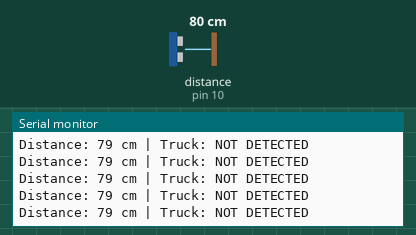
The sketch below on a simulated Arduino Uno, built with avr-gcc and run on an emulated ATmega328P. Parts: the last lines printed to the serial monitor. Wiring (inferred from the names in the program): ultrasonic range finder: trigger pin 9; echo pin 10. The test bench sets the inputs (shaded band); at power-on: distance to the obstacle (sensor on pin 10) 80 cm. The echo pulse lasts 58.3 µs per cm.

Above: at 9.2 s.
9.3 s: distance to the obstacle (sensor on pin 10) set to 9 cm
At 9.48 s:
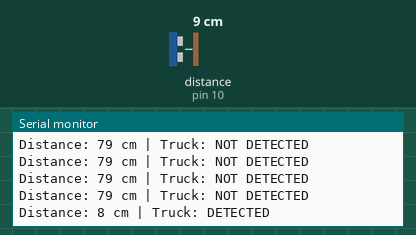
10.8 s: distance to the obstacle (sensor on pin 10) set to 12 cm
At 10.85 s:
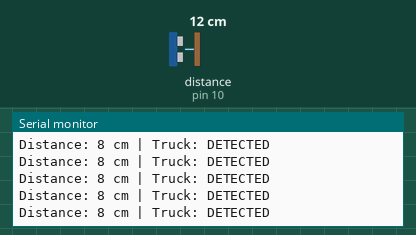

Measured:
- after the input at 9.3 s, the serial monitor: prints a new line after 0.05 s (image 1)

The sketch:

try_arduino1.ino
```cpp
#include <Wire.h>

// =========================
// I2C SETTINGS
// =========================
#define MY_ADDRESS 0x08

// =========================
// HC-SR04 PINS
// =========================
const int trigPin = 9;
const int echoPin = 10;

// Truck detection distance
const int detectionThresholdCm = 10;

// Stores truck detection status
volatile byte truckPresent = 0;


// =========================
// SETUP
// =========================
void setup() {

  Serial.begin(9600);

  // HC-SR04 pins
  pinMode(trigPin, OUTPUT);
  pinMode(echoPin, INPUT);

  // Start Arduino 1 as I2C slave
  Wire.begin(MY_ADDRESS);

  // When Arduino 3 asks for data
  Wire.onRequest(requestEvent);

  Serial.println("Arduino 1 - Truck Detection");
  Serial.println("I2C Address: 0x08");
}


// =========================
// READ DISTANCE
// =========================
long readDistanceCm() {

  // Send trigger pulse
  digitalWrite(trigPin, LOW);
  delayMicroseconds(2);

  digitalWrite(trigPin, HIGH);
  delayMicroseconds(10);

  digitalWrite(trigPin, LOW);

  // Measure echo time
  long duration = pulseIn(echoPin, HIGH, 30000UL);

  // No echo received
  if (duration == 0) {
    return -1;
  }

  // Convert time to distance in cm
  long distance = duration * 0.0343 / 2;

  return distance;
}


// =========================
// SEND DATA TO ARDUINO 3
// =========================
void requestEvent() {

  // Send:
  // 1 = truck detected
  // 0 = no truck

  Wire.write(truckPresent);
}


// =========================
// MAIN LOOP
// =========================
void loop() {

  long distance = readDistanceCm();

  // Check whether truck is within 20 cm
  bool present = (distance > 0 &&
                  distance < detectionThresholdCm);

  if (present) {
    truckPresent = 1;
  }
  else {
    truckPresent = 0;
  }


  // Display information in Serial Monitor
  Serial.print("Distance: ");

  if (distance == -1) {
    Serial.print("No reading");
  }
  else {
    Serial.print(distance);
    Serial.print(" cm");
  }

  Serial.print(" | Truck: ");

  if (truckPresent == 1) {
    Serial.println("DETECTED");
  }
  else {
    Serial.println("NOT DETECTED");
  }


  // Small delay before next reading
  delay(150);
}
```
